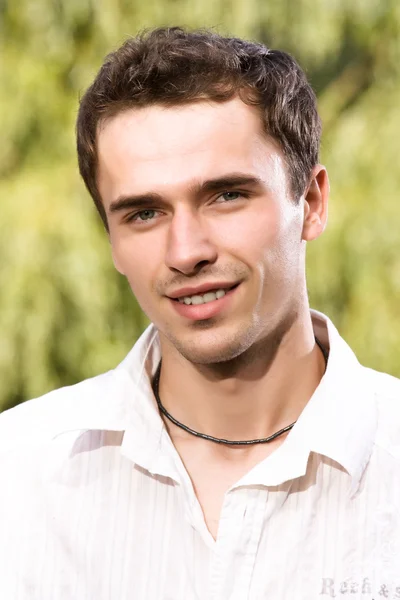
#> input picture image.png, 400 x 600 px
$ python main.py
#> lines starting #> are read from the running program, lines starting #| are printed output that depends on the picture
import cv2
import numpy as np

# Load the image
image = cv2.imread('image.png')
#> image is the input picture: shape (600, 400, 3); mean B, G, R 152.9, 184.8, 201.4

# Create an initial mask
mask = np.zeros(image.shape[:2], np.uint8)

# Define the background and foreground models
bgdModel = np.zeros((1, 65), np.float64)
fgdModel = np.zeros((1, 65), np.float64)

# Define the rectangle around the foreground object
rect = (50, 50, image.shape[1] - 50, image.shape[0] - 50)
#> rect = (50, 50, 350, 550)

# Apply the grabCut algorithm
cv2.grabCut(image, mask, rect, bgdModel, fgdModel, 5, cv2.GC_INIT_WITH_RECT)

# Modify the mask to segment the foreground and background
mask2 = np.where((mask == 2) | (mask == 0), 0, 1).astype('uint8')

# Apply the mask to the image to remove the background
foreground = image * mask2[:, :, np.newaxis]
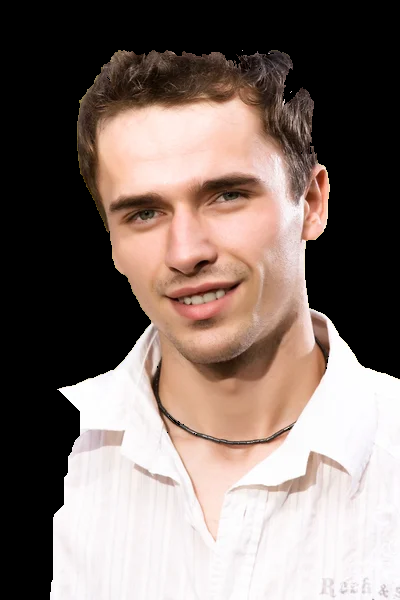
#> foreground: shape (600, 400, 3); mean B, G, R 106, 112.2, 126.8

# Show the image
cv2.imshow('Foreground', foreground)
cv2.waitKey(0)
cv2.destroyAllWindows()

# Save the result
cv2.imwrite('image_no_background.png', foreground)
